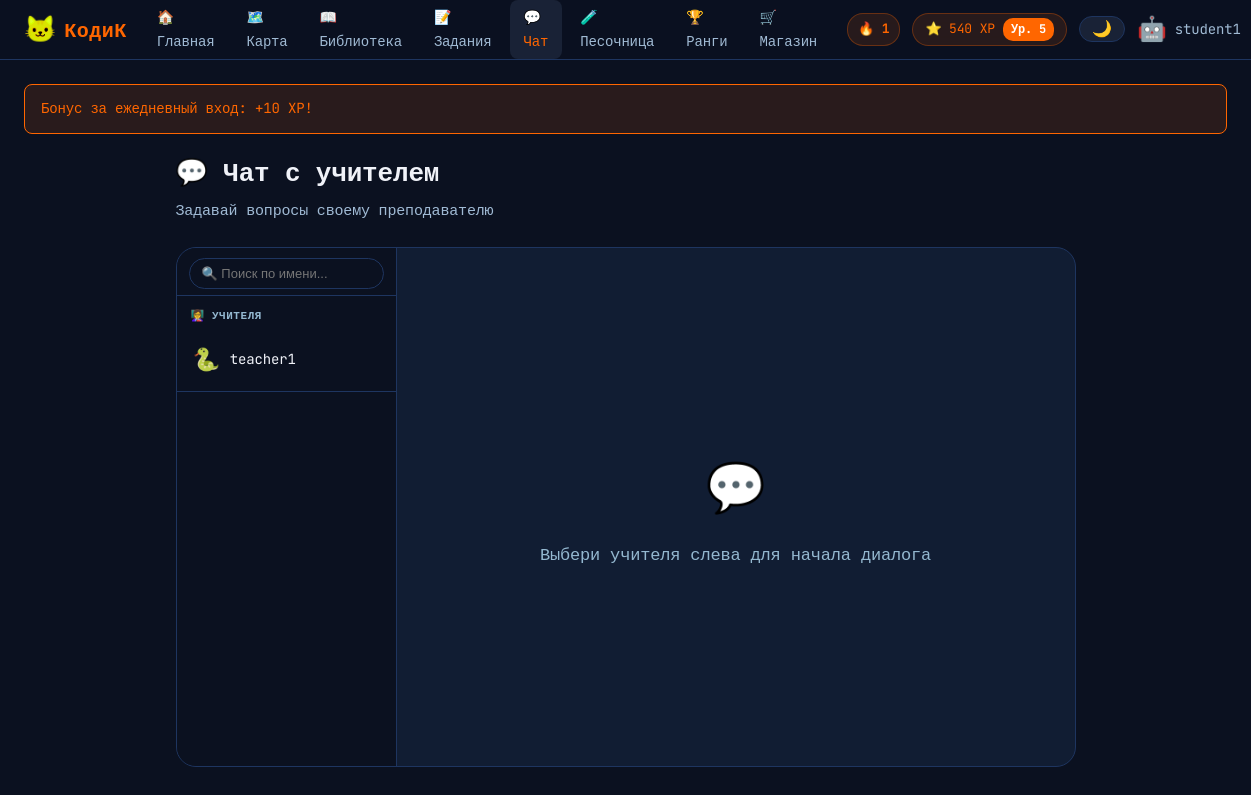
/student/chat (signed in), run on the app's committed database.
### models.py (models this page shows, shortened)
class User(UserMixin, db.Model):
    id = db.Column(db.Integer, primary_key=True)
    username = db.Column(db.String(80), unique=True, nullable=False)
    email = db.Column(db.String(120), unique=True, nullable=False)
    password_hash = db.Column(db.String(255), nullable=False)
    role = db.Column(db.String(20), nullable=False)  # admin, teacher, student, parent
    xp = db.Column(db.Integer, default=0)
    total_xp = db.Column(db.Integer, default=0)
    level = db.Column(db.Integer, default=1)
    avatar_emoji = db.Column(db.String(10), default='🐱')
    difficulty = db.Column(db.String(10), default='easy')
    created_at = db.Column(db.DateTime, default=datetime.utcnow)
    parent_id = db.Column(db.Integer, db.ForeignKey('user.id'), nullable=True)
    streak = db.Column(db.Integer, default=0)
    last_activity_date = db.Column(db.Date, nullable=True)
    last_login_bonus_date = db.Column(db.Date, nullable=True)
    sent_messages = db.relationship('Message', foreign_keys='Message.sender_id', backref='sender', lazy=True)
    received_messages = db.relationship('Message', foreign_keys='Message.receiver_id', backref='receiver', lazy=True)
    user_progress = db.relationship('UserProgress', backref='user', lazy=True)
    user_achievements = db.relationship('UserAchievement', backref='user', lazy=True)
    user_avatars = db.relationship('UserAvatar', backref='user', lazy=True)
    submissions = db.relationship('Submission', foreign_keys='Submission.student_id', backref='student', lazy=True)

### app.py (the view, shortened to what this page needs)
@app.route('/student/chat')
@login_required
@role_required('student')
def student_chat():
    memberships = GroupMember.query.filter_by(user_id=current_user.id).all()
    group_ids = [m.group_id for m in memberships]
    teacher_ids = set()
    if group_ids:
        groups = Group.query.filter(Group.id.in_(group_ids)).all()
        teacher_ids = {g.teacher_id for g in groups if g.teacher_id}
    contacts = User.query.filter(User.id.in_(teacher_ids)).all() if teacher_ids else []
    contact_id = request.args.get('with', type=int)
    messages = []
    unread_rows = db.session.query(Message.sender_id, db.func.count(Message.id))\
        .filter_by(receiver_id=current_user.id, read=False)\
        .group_by(Message.sender_id).all()
    unread_by_sender = {r[0]: r[1] for r in unread_rows}
    return render_template('student/chat.html', contacts=contacts,
                           messages=messages, contact_id=contact_id,
                           unread_by_sender=unread_by_sender)

### app.py (called while the page is built)
def now_msk():
    return datetime.now(_MSK_OFFSET).replace(tzinfo=None)

@app.before_request
def check_daily_login_bonus():
    if not current_user.is_authenticated or current_user.role != 'student':
        return
    if request.path.startswith('/api/'):
        return
    bonus = _grant_daily_login_bonus(current_user)
    if bonus:
        flash(f'Бонус за ежедневный вход: +{bonus} XP!', 'success')

def _compute_rank(total_xp, max_xp):
    icon, label = '🥚', 'Новобранец'
    for pct, t_icon, t_label in RANK_TIERS:
        if total_xp >= round(pct * max_xp):
            icon, label = t_icon, t_label
    return icon, label

@login_manager.user_loader
def load_user(user_id):
    return User.query.get(int(user_id))

def role_required(*roles):
    def decorator(f):
        @wraps(f)
        def decorated(*args, **kwargs):
            if not current_user.is_authenticated or current_user.role not in roles:
                flash('Доступ запрещён', 'danger')
                return redirect(url_for('dashboard'))
            return f(*args, **kwargs)
        return decorated
    return decorator

def _get_student_assignments():
    from sqlalchemy import or_, and_
    memberships = GroupMember.query.filter_by(user_id=current_user.id).all()
    group_ids = [m.group_id for m in memberships]
    if not group_ids:
        return []
    teacher_ids = [g.teacher_id for g in Group.query.filter(Group.id.in_(group_ids)).all() if g.teacher_id]
    return Assignment.query.filter(
        or_(
            Assignment.group_id.in_(group_ids),
            and_(Assignment.group_id.is_(None), Assignment.teacher_id.in_(teacher_ids))
        )
    ).order_by(Assignment.created_at.desc()).limit(5).all()

def _grant_daily_login_bonus(user):
    today = now_msk().date()
    if user.last_login_bonus_date == today:
        return 0
    user.xp += DAILY_LOGIN_BONUS_XP
    user.total_xp += DAILY_LOGIN_BONUS_XP
    user.last_login_bonus_date = today
    db.session.commit()
    return DAILY_LOGIN_BONUS_XP

### templates/student/chat.html (shortened to what this page needs)
{% extends 'base.html' %}
{% block content %}
<div class="page-student-chat">
  <div class="page-header">
    <h1>💬 Чат с учителем</h1>
    <p class="page-subtitle">Задавай вопросы своему преподавателю</p>
  </div>
  {% if contacts %}
  <div class="chat-layout {% if contact_id %}has-contact{% endif %}">
    <div class="chat-sidebar">
      <div class="chat-search-wrap">
        <input type="text" id="contactSearch" class="chat-search-input"
               placeholder="🔍 Поиск по имени..." oninput="filterContacts(this.value)">
      </div>
      <div class="chat-section-title">👩‍🏫 Учителя</div>
      {% for c in contacts %}
      <a href="{{ url_for('student_chat') }}?with={{ c.id }}"
         class="contact-item {{ 'active' if contact_id == c.id else '' }}"
         data-name="{{ c.username | lower }}" data-id="{{ c.id }}">
        <span class="contact-avatar">{{ c.avatar_emoji }}</span>
        <span class="contact-name">{{ c.username }}</span>
        {% set cnt = unread_by_sender.get(c.id, 0) %}
      </a>
      {% endfor %}
    </div>
    <div class="chat-main">
      {% if contact_id %}
        {% set contact = contacts | selectattr('id', 'equalto', contact_id) | first %}
        <div class="chat-header">
          <a href="{{ url_for('student_chat') }}" class="chat-back-btn" title="Назад">←</a>
          <span class="contact-avatar">{{ contact.avatar_emoji if contact else '👩‍🏫' }}</span>
          <span>{{ contact.username if contact else 'Учитель' }}</span>
        </div>
        <div class="messages-area" id="messagesArea">
          {% for msg in messages %}
          <div class="message-wrap {{ 'mine' if msg.sender_id == current_user.id else 'theirs' }}">
            <div class="message-bubble">
              {{ msg.content }}
              <span class="message-time">{{ msg.created_at | msk_time }}</span>
            </div>
          </div>
          {% endfor %}
        </div>
        <form class="chat-input-form" onsubmit="sendMessage(event)">
          <input type="text" id="msgInput" class="chat-input" placeholder="Написать сообщение..." autocomplete="off">
          <button type="submit" class="btn btn-primary chat-send">→</button>
        </form>
      {% else %}
        <div class="chat-empty">
          <div class="chat-empty-icon">💬</div>
          <p>Выбери учителя слева для начала диалога</p>
        </div>
      {% endif %}
    </div>
  </div>
  {% else %}
  <div class="empty-page">
    <div class="empty-icon">🐱</div>
    <h2>Учителей не найдено</h2>
    <p>Кодик ищет твоего учителя... Обратись к администратору для зачисления в группу.</p>
  </div>
  {% endif %}
</div>
{% endblock %}

### templates/base.html (shortened to what this page needs)
<!DOCTYPE html>
<html lang="ru">
<head>
  <link rel="stylesheet" href="{{ url_for('static', filename='css/main.css') }}">
</head>
<body class="role-{{ current_user.role if current_user.is_authenticated else 'guest' }}" id="mainBody">
{% if current_user.is_authenticated %}
<nav class="navbar">
  <a class="nav-brand" href="{{ url_for('student_dashboard') if current_user.role == 'student' else url_for('teacher_dashboard') if current_user.role == 'teacher' else url_for('admin_dashboard') }}" style="text-decoration:none;">
    <span class="brand-icon">🐱</span>
    <span class="brand-name">КодиК</span>
  </a>
  <div class="nav-links">
    {% if current_user.role == 'student' %}
      <a href="{{ url_for('student_dashboard') }}" class="nav-link {% if request.endpoint == 'student_dashboard' %}active{% endif %}">🏠 Главная</a>
      <a href="{{ url_for('student_levelmap') }}" class="nav-link {% if request.endpoint == 'student_levelmap' %}active{% endif %}">🗺️ Карта</a>
      <a href="{{ url_for('student_library') }}" class="nav-link {% if request.endpoint == 'student_library' %}active{% endif %}">📖 Библиотека</a>
      <a href="{{ url_for('student_assignments') }}" class="nav-link {% if request.endpoint == 'student_assignments' %}active{% endif %}">
        📝 Задания{% if nav_pending_assignments > 0 %}<span class="nav-badge">{{ nav_pending_assignments }}</span>{% endif %}
      </a>
      <a href="{{ url_for('student_chat') }}" class="nav-link {% if request.endpoint == 'student_chat' %}active{% endif %}">
        💬 Чат{% if nav_unread_msgs > 0 %}<span class="nav-badge">{{ nav_unread_msgs }}</span>{% endif %}
      </a>
      <a href="{{ url_for('student_sandbox') }}" class="nav-link {% if request.endpoint == 'student_sandbox' %}active{% endif %}">🧪 Песочница</a>
      <a href="{{ url_for('student_battlepass') }}" class="nav-link {% if request.endpoint == 'student_battlepass' %}active{% endif %}">🏆 Ранги</a>
      <a href="{{ url_for('student_shop') }}" class="nav-link {% if request.endpoint == 'student_shop' %}active{% endif %}">🛒 Магазин</a>
    {% endif %}
  </div>
  <div class="nav-user">
    {% if current_user.role == 'student' %}
    {% if current_user.streak > 0 %}
    <div class="streak-badge">🔥 {{ current_user.streak }}</div>
    {% endif %}
    <div class="xp-pill">
      <span>⭐ {{ current_user.xp }} XP</span>
      <span class="lv-badge">Ур. {{ current_user.level }}</span>
    </div>
    {% endif %}
    <button class="theme-toggle" onclick="toggleTheme()" title="Сменить тему" id="themeBtn">🌙</button>
    <div class="user-menu">
      <span class="user-avatar">{{ current_user.avatar_emoji }}</span>
      <span class="user-name">{{ current_user.username }}</span>
    </div>
  </div>
</nav>
{% endif %}
<main class="main-content">
  {% with messages = get_flashed_messages(with_categories=true) %}
    {% if messages %}
      <div class="flash-container">
        {% for cat, msg in messages %}
          <div class="flash flash-{{ cat }}">{{ msg }}</div>
        {% endfor %}
      </div>
    {% endif %}
  {% endwith %}
  {% block content %}{% endblock %}
</main>
</body>
</html>

### templates/student/chat.html (style rules this page uses)
.chat-search-wrap { padding: 10px 12px 6px; border-bottom: 1px solid var(--border); }
.chat-search-input { width: 100%; padding: 7px 12px; background: var(--bg-base); border: 1px solid var(--border); border-radius: 20px; color: var(--text-primary); font-size: 13px; outline: none; box-sizing: border-box; }
.contact-item { position: relative; }
.chat-section-title { padding: 10px 14px 4px; font-size: 11px; font-weight: 700; color: var(--text-muted); text-transform: uppercase; letter-spacing: .05em; }

### data on the page
User: streak "1", xp "540", level "5", avatar_emoji "🤖", username "student1"
User: avatar_emoji "🐍", username "teacher1"

### other printed values
{{ msg }} "Бонус за ежедневный вход: +10 XP!"
